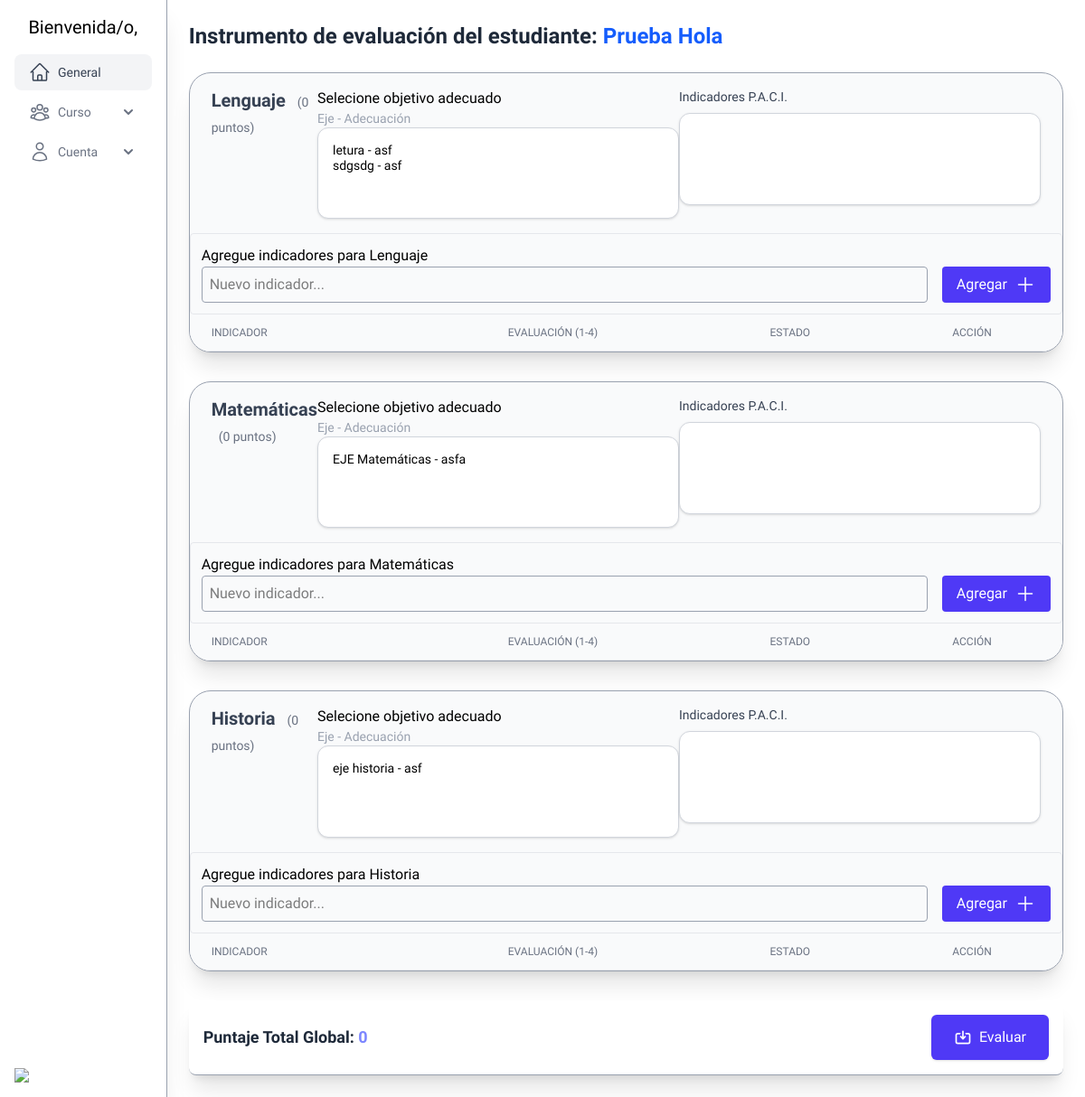
Page /instrumentos/1 on the earlier database version.
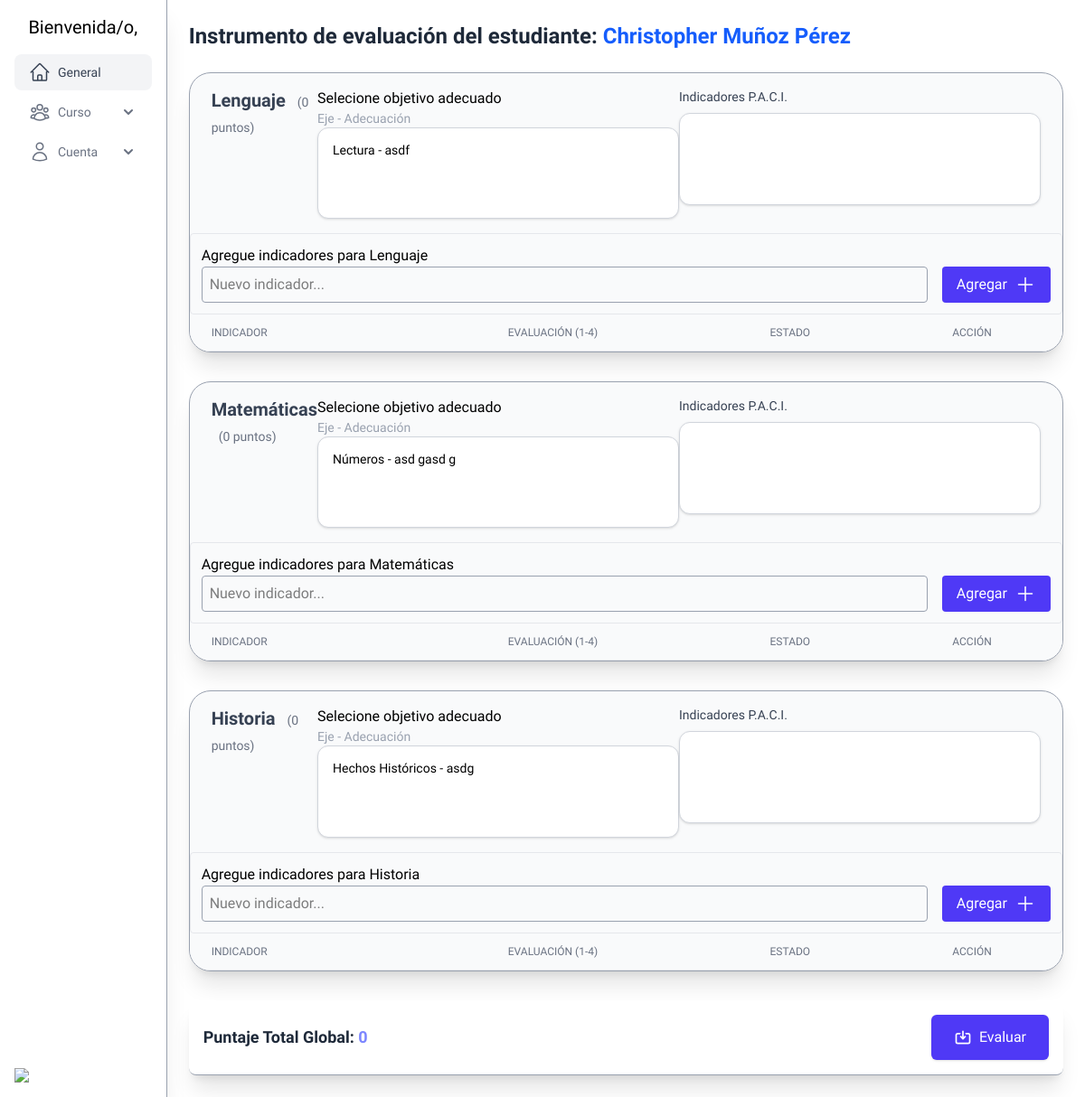
Same page on the later database version.
### core/models.py (models this page shows, shortened)
class DateTime(models.Model):
    created_at = models.DateTimeField(auto_now_add=True)
    updated_at = models.DateTimeField(auto_now=True)
    class Meta:
        abstract = True

class Estudiante(DateTime):
    first_name = models.CharField(max_length=150)
    last_name = models.CharField(max_length=150)
    rut = models.SmallIntegerField(unique=True)
    birth_date = models.DateField()
    bapDiag = models.CharField(max_length=40)
    address = models.CharField(max_length=40)
    commune = models.CharField(max_length=40)
    etnia = models.CharField(max_length=40, null=True, blank=True)
    parents = models.ManyToManyField(Apoderado, related_name="students", blank=True)
    curso = models.ForeignKey(
        Curso, on_delete=models.CASCADE, related_name="students", null=True, blank=True
    )
    nivel = models.CharField(max_length=10, choices=Nivel.choices, default=Nivel.BASIC)

class Asignatura(models.Model):
    nombre = models.CharField(max_length=100)

### instrumentosApp/views.py (the view)
# urls.py: path('', index, name='index'),
def index(request, id):
    estudiante = get_student(request, id)
    indicadores_paci = Indicador_paci.objects.filter(paci__student=estudiante)
    paci_estudiante = (
        PaciAppModel.objects.filter(student_id=estudiante.id)
        .select_related("axis", "subject")
        .prefetch_related(
            Prefetch(
                "indicadores_paci",  # relación existente en tu modelo
                queryset=Indicador_paci.objects.all(),  # opcional: añadir filtros si los necesitas
                to_attr="indicadores",  # cada PaciAppModel tendrá .indicadores
            )
        )
    )
    asignaturas = (
        Asignatura.objects.filter(
            paci_subject__student_id=estudiante.id
        ).prefetch_related(
            Prefetch(
                "paci_subject", queryset=paci_estudiante, to_attr="paci_estudiante"
            )
        )
    ).distinct()
    asignaturas_data = []
    for asig in asignaturas:
        asignaturas_data.append({"id": asig.id, "nombre": asig.nombre})
    context = {
        "indicadores_paci": indicadores_paci,
        "estudiante": estudiante,
        "asignatura": asignaturas,
        "asignaturas": json.dumps(asignaturas_data),
    }
    return render(request, "indicadores.html", context)

### core/a.py (called while the page is built)
def estudiantes_global(request):
    student = Estudiante.objects.all()
    users = User.objects.filter(role="TEACHER")
    return {
        'estudiantes': student,
        'users': users
    }

### instrumentosApp/views.py (called while the page is built)
def get_student(request, id):
    estudiante = get_object_or_404(Estudiante, id=id)
    return estudiante

### instrumentosApp/templates/indicadores.html (shortened to what the changed rows need)
{% extends 'base.html' %} {% block content %}
<div class="container">
    <div class="flex justify-between items-center mb-6">
        <h1 class="text-2xl font-bold text-gray-800 dark:text-white">
            Instrumento de evaluación del estudiante:
            <span class="text-blue-600 dark:text-teal-400">{{estudiante.first_name}} {{estudiante.last_name}}</span>
        </h1>
    </div>
    <form action="{% url 'instrumentosApp:evaluar_estudiante' estudiante.id%}" method="POST" id="evaluacionForm">
        {% for asig in asignatura %}
        <div
            class="mb-8 border border-gray-400 bg-gray-50 dark:border-gray-600 dark:bg-gray-800 rounded-3xl shadow-xl overflow-hidden">
            <div class="flex justify-between dark:bg-gray-700 px-6 py-4 dark:border-gray-600">
                <h2 class="text-xl font-semibold text-gray-700 dark:text-gray-200">
                    {{ asig.nombre }}
                    <span class="text-sm font-normal ml-2 text-gray-500" id="resumen_asig_{{ asig.id }}">(0
                        puntos)</span>
                </h2>
                <div class="flex flex-col">
                    <p>Selecione objetivo adecuado</p>
                    <p class="text-gray-400 text-sm">Eje - Adecuación</p>
                    <select name="adecuaciones_{{asig.nombre}}"
                        class="w-100 rounded-xl border border-gray-300 bg-white p-4 text-sm shadow-sm focus:border-indigo-500 focus:outline-none focus:ring-1 focus:ring-indigo-500 dark:border-gray-600 dark:bg-gray-900 dark:text-white"
                        multiple>
                        {% for paci in asig.paci_estudiante %}
                        <option value="{{ paci.adecuacion_curricular }}">
                        </option>
                        {% endfor %}
                    </select>
                </div>
                <div class="flex flex-col">
                    <label class="mb-2 text-sm font-medium text-gray-700 dark:text-gray-200"
                        for="asignaturas">Indicadores P.A.C.I.</label>
                    <select
                        class="w-100 rounded-xl border border-gray-300 bg-white p-4 text-sm shadow-sm focus:border-indigo-500 focus:outline-none focus:ring-1 focus:ring-indigo-500 dark:border-gray-600 dark:bg-gray-900 dark:text-white"
                        id="select_indicadores_{{asig.nombre}}" name="indicadores" multiple>
                    </select>
                </div>
            </div>
            <section class="dark:bg-gray-800 p-3 rounded border border-gray-200 dark:border-gray-700">
                <label>Agregue indicadores para {{ asig.nombre }}</label>
                <div>
                    <div class="flex gap-4 h-10">
                        <input type="text"
                            class="input-nuevo-indicador border border-gray-400 dark:border-gray-600 rounded p-2 w-full"
                            placeholder="Nuevo indicador..." />
                        <button type="button"
                            class="btn-add-indicador flex items-center text-center rounded bg-indigo-600 px-4 text-white hover:bg-indigo-700">
                            Agregar
                            <svg xmlns="http://www.w3.org/2000/svg" fill="none" viewBox="0 0 24 24" stroke-width="1.5"
                                stroke="currentColor" class="size-6 ml-2">
                                <path stroke-linecap="round" stroke-linejoin="round" d="M12 4.5v15m7.5-7.5h-15" />
                            </svg>
                        </button>
                    </div>
                </div>
            </section>
            <div class="overflow-x-auto">
                <table class="min-w-full divide-y divide-gray-200 dark:divide-gray-700">
                    <thead class="bg-gray-50 dark:bg-gray-900">
                        <tr>
                            <th class="px-6 py-3 text-left text-xs font-medium text-gray-500 uppercase">
                                Indicador
                            </th>
                            <th class="px-6 py-3 text-center text-xs font-medium text-gray-500 uppercase">
                                Evaluación (1-4)
                            </th>
                            <th class="px-6 py-3 text-center text-xs font-medium text-gray-500 uppercase">
                                Estado
                            </th>
                            <th class="px-6 py-3 text-center text-xs font-medium text-gray-500 uppercase">
                                Acción
                            </th>
                        </tr>
                    </thead>
                </table>
            </div>
        </div>
        {% endfor %}
    </form>
</div>
{% endblock %}

Differences in the rows shown:
changed Estudiante: first_name "Prueba" → "Christopher"; last_name "Hola" → "Muñoz Pérez"
computed for Asignatura "Lenguaje": nombre "letura - asf / sdgsdg - asf" → "Lectura - asdf"
computed for Asignatura "Matemáticas": nombre "EJE Matemáticas - asfa" → "Números - asd gasd g"
computed for Asignatura "Historia": nombre "eje historia - asf" → "Hechos Históricos - asdg"
